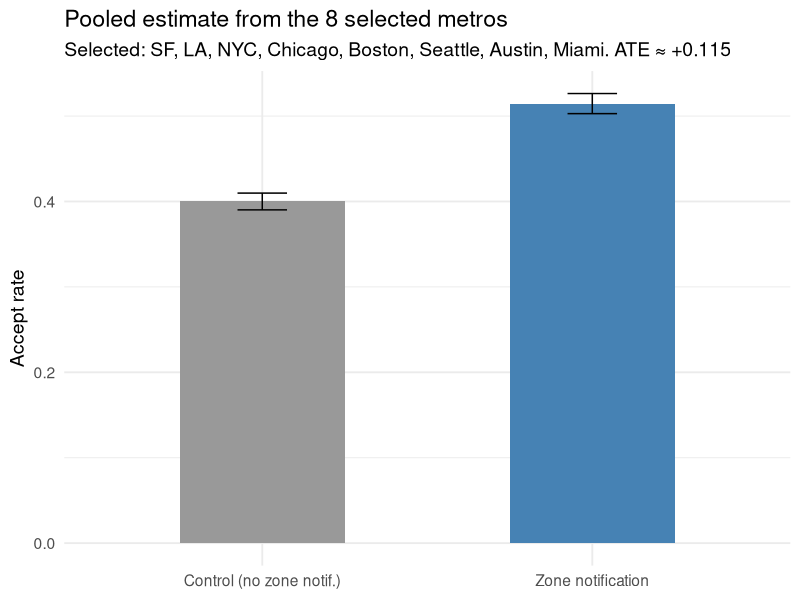
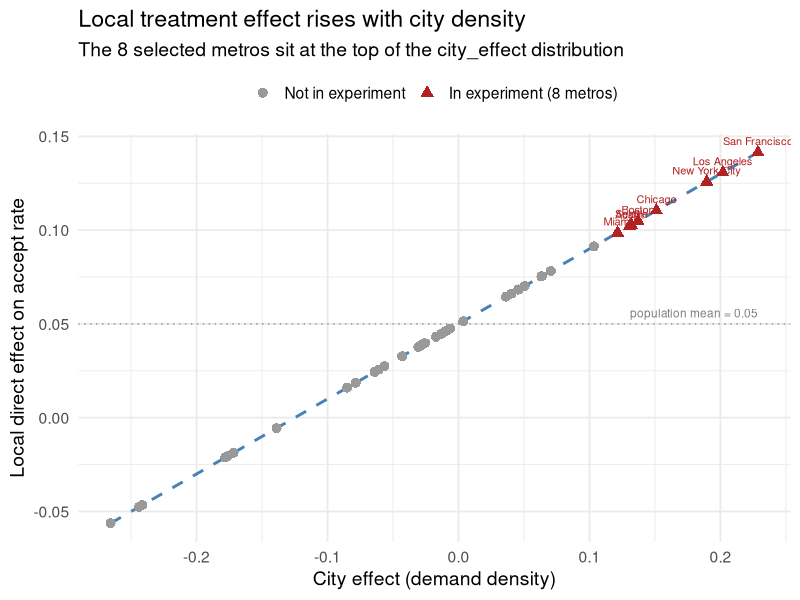
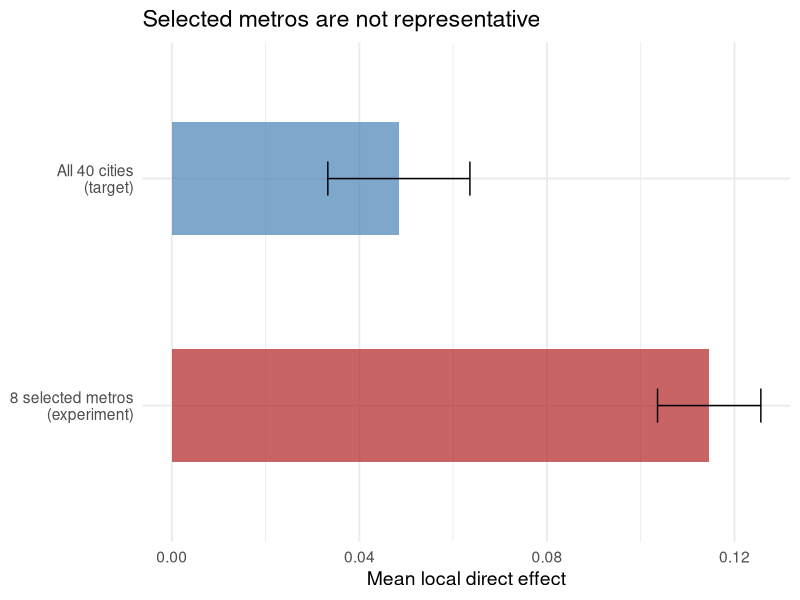
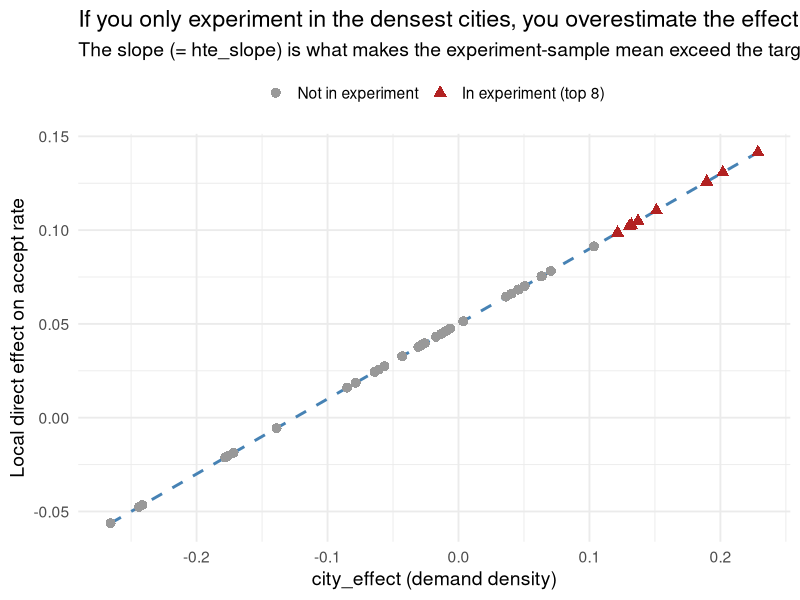
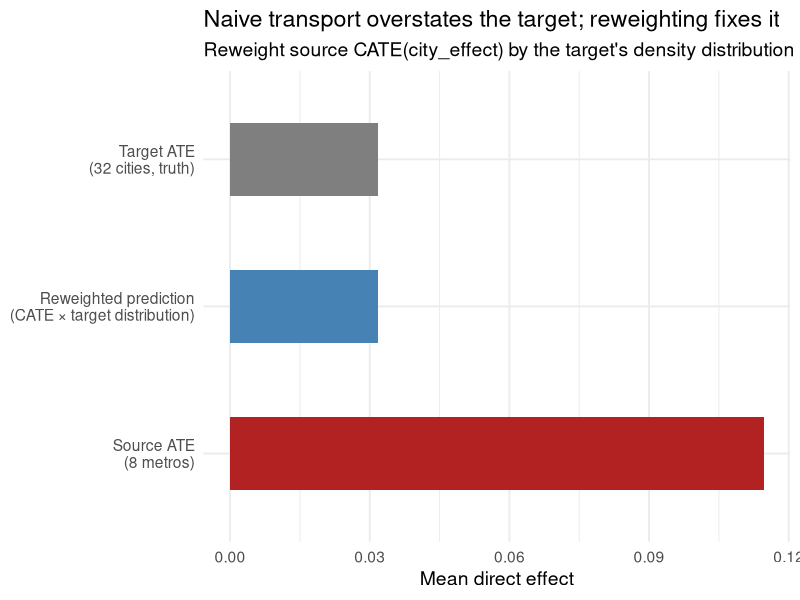
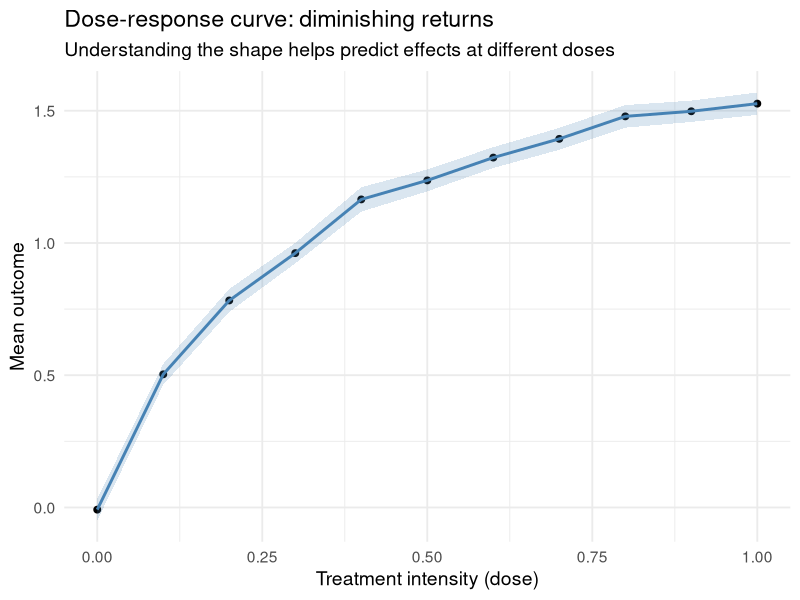
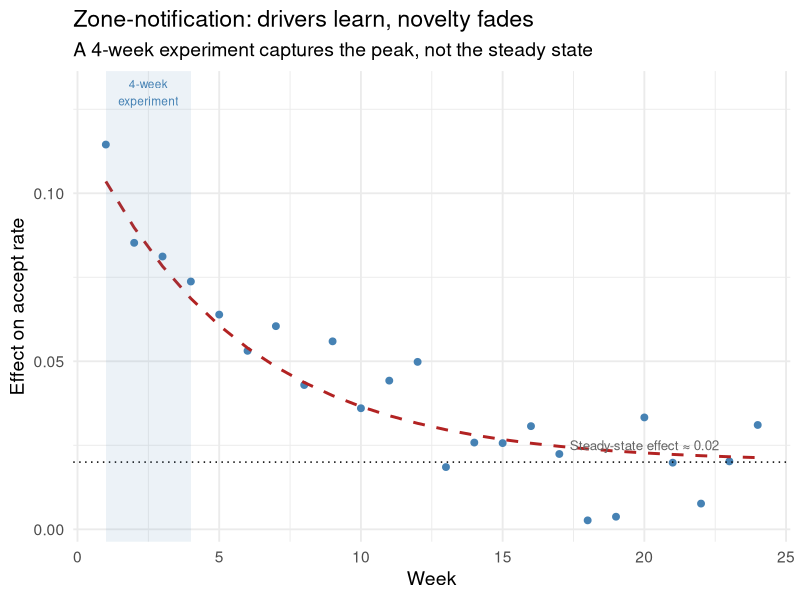
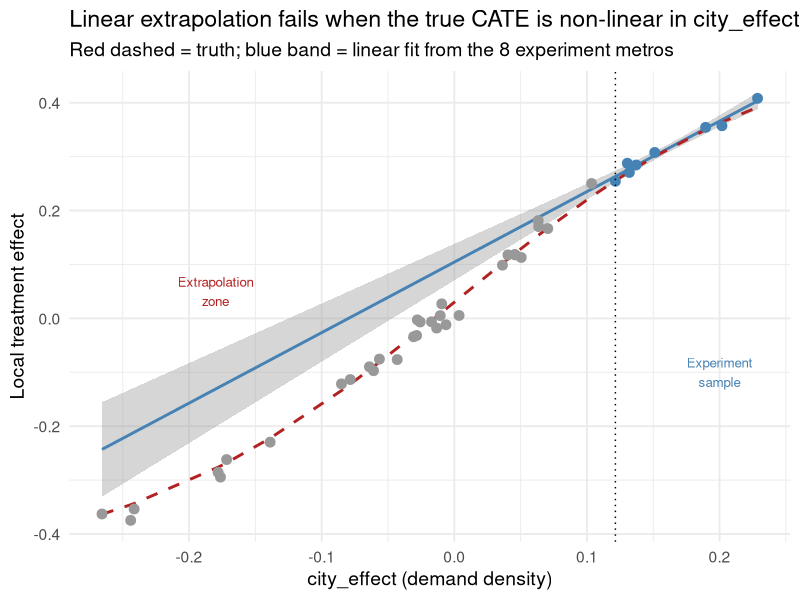

These figures' R source, in order:
## ---- chunk 1
knitr::opts_chunk$set(
  echo = TRUE, fig.align = "center",
  fig.width = 10, fig.height = 4.2, dpi = 150,
  message = FALSE, warning = FALSE
)
library(tidyverse)
theme_set(theme_minimal(base_size = 14))
set.seed(42)
## ---- chunk 2
# Threads the M1-M3 zone-notification example through M7.
# Reuses M3's 40-city / accept-rate framework; adds a city-level effect modifier
# (local_effect = direct_effect + hte_slope * city_effect) so external-validity
# questions are concrete instead of generic.
n_cities <- 40
drivers_per_city <- 200            # smaller than M3 (5,000) for fast sims
n_total <- n_cities * drivers_per_city

selected_metros <- c("San Francisco", "Los Angeles", "New York City",
                     "Chicago", "Boston", "Seattle", "Austin", "Miami")

direct_effect <- 0.05              # average direct effect (M3-consistent)
interference  <- 0.07              # symmetric crowd-out per share treated
hte_slope     <- 0.40              # effect-modifier slope (NEW in M7)

set.seed(42)
cities_df <- tibble(
  city_id     = 1:n_cities,
  city_effect = rnorm(n_cities, mean = 0, sd = 0.10)
) |>
  arrange(desc(city_effect)) |>
  mutate(rank         = row_number(),
         city_name    = if_else(rank <= 8, selected_metros[rank],
                                paste0("City ", city_id)),
         selected     = rank <= 8,
         local_effect = direct_effect + hte_slope * city_effect)
## ---- chunk 3
selected_summary <- cities_df |> filter(selected) |>
  summarise(ate = mean(local_effect),
            se  = sd(local_effect) / sqrt(n()))

tibble(group = c("Control (no zone notif.)", "Zone notification"),
       p_accept = c(0.40, 0.40 + selected_summary$ate),
       se = c(0.005, 0.006)) |>
  ggplot(aes(group, p_accept, fill = group)) +
  geom_col(width = 0.5, show.legend = FALSE) +
  geom_errorbar(aes(ymin = p_accept - 1.96 * se,
                     ymax = p_accept + 1.96 * se), width = 0.15) +
  scale_fill_manual(values = c("grey60", "steelblue")) +
  labs(title = "Pooled estimate from the 8 selected metros",
       subtitle = paste0("Selected: SF, LA, NYC, Chicago, Boston, Seattle, Austin, Miami. ",
                         "ATE ≈ +", round(selected_summary$ate, 3)),
       x = NULL, y = "Accept rate")
## ---- chunk 4
ggplot(cities_df, aes(city_effect, local_effect,
                       color = selected, shape = selected)) +
  geom_hline(yintercept = direct_effect, linetype = "dotted", color = "grey60") +
  annotate("text", x = max(cities_df$city_effect), y = direct_effect,
           label = "population mean = 0.05", vjust = -0.7, hjust = 1,
           color = "grey50", size = 3) +
  geom_smooth(data = cities_df, aes(group = 1), method = "lm",
              color = "steelblue", se = TRUE, linetype = "dashed") +
  geom_point(size = 3) +
  geom_text(data = filter(cities_df, selected),
            aes(label = city_name), vjust = -0.9, size = 2.8,
            show.legend = FALSE) +
  scale_color_manual(values = c("FALSE" = "grey60", "TRUE" = "firebrick"),
                     labels = c("Not in experiment", "In experiment (8 metros)")) +
  scale_shape_manual(values = c("FALSE" = 16, "TRUE" = 17),
                     labels = c("Not in experiment", "In experiment (8 metros)")) +
  labs(title = "Local treatment effect rises with city density",
       subtitle = "The 8 selected metros sit at the top of the city_effect distribution",
       x = "City effect (demand density)",
       y = "Local direct effect on accept rate",
       color = NULL, shape = NULL) +
  theme(legend.position = "top")
## ---- chunk 5
tibble(
  site = c("8 selected metros\n(experiment)", "All 40 cities\n(target)"),
  mean_effect = c(mean(cities_df$local_effect[cities_df$selected]),
                  mean(cities_df$local_effect)),
  se = c(sd(cities_df$local_effect[cities_df$selected]) / sqrt(8),
         sd(cities_df$local_effect) / sqrt(40))
) |>
  ggplot(aes(site, mean_effect)) +
  geom_col(width = 0.5, fill = c("firebrick", "steelblue"), alpha = 0.7) +
  geom_errorbar(aes(ymin = mean_effect - 1.96 * se,
                     ymax = mean_effect + 1.96 * se), width = 0.15) +
  labs(title = "Selected metros are not representative",
       x = NULL, y = "Mean local direct effect") +
  coord_flip()
## ---- chunk 6
ggplot(cities_df, aes(city_effect, local_effect,
                       color = selected, shape = selected)) +
  geom_smooth(data = cities_df, aes(group = 1), method = "lm",
              color = "steelblue", se = TRUE, linetype = "dashed") +
  geom_point(size = 3) +
  scale_color_manual(values = c("FALSE" = "grey60", "TRUE" = "firebrick"),
                     labels = c("Not in experiment", "In experiment (top 8)")) +
  scale_shape_manual(values = c("FALSE" = 16, "TRUE" = 17),
                     labels = c("Not in experiment", "In experiment (top 8)")) +
  labs(title = "If you only experiment in the densest cities, you overestimate the effect",
       subtitle = "The slope (= hte_slope) is what makes the experiment-sample mean exceed the target mean",
       x = "city_effect (demand density)",
       y = "Local direct effect on accept rate",
       color = NULL, shape = NULL) +
  theme(legend.position = "top")
## ---- chunk 7
# Source = 8 selected metros, Target = remaining 32 cities.
# Naive extrapolation uses the source mean. Transportability reweights:
# integrate the source-fitted CATE(city_effect) over the target's
# city_effect distribution.
fit_cate <- lm(local_effect ~ city_effect, data = filter(cities_df, selected))
cates <- tibble(
  source_mean   = mean(cities_df$local_effect[cities_df$selected]),
  target_mean   = mean(cities_df$local_effect[!cities_df$selected]),
  reweighted    = mean(predict(fit_cate, newdata = filter(cities_df, !selected)))
) |>
  pivot_longer(everything(), names_to = "estimate", values_to = "ate") |>
  mutate(label = recode(estimate,
                         source_mean = "Source ATE\n(8 metros)",
                         target_mean = "Target ATE\n(32 cities, truth)",
                         reweighted  = "Reweighted prediction\n(CATE × target distribution)"),
         label = factor(label, levels = c("Source ATE\n(8 metros)",
                                          "Reweighted prediction\n(CATE × target distribution)",
                                          "Target ATE\n(32 cities, truth)")))

ggplot(cates, aes(label, ate, fill = label)) +
  geom_col(width = 0.5, show.legend = FALSE) +
  scale_fill_manual(values = c("firebrick", "steelblue", "grey50")) +
  labs(title = "Naive transport overstates the target; reweighting fixes it",
       subtitle = "Reweight source CATE(city_effect) by the target's density distribution",
       x = NULL, y = "Mean direct effect") +
  coord_flip()
## ---- chunk 8
set.seed(42)
dose_data <- tibble(
  dose = rep(seq(0, 1, by = 0.1), each = 200),
  y = 2 * dose / (0.3 + dose) + rnorm(11 * 200, sd = 0.3)
)

dose_data |>
  group_by(dose) |>
  summarise(mean_y = mean(y), se = sd(y)/sqrt(n())) |>
  ggplot(aes(dose, mean_y)) +
  geom_point(size = 2) +
  geom_line(color = "steelblue", linewidth = 1) +
  geom_ribbon(aes(ymin = mean_y - 1.96*se, ymax = mean_y + 1.96*se),
              alpha = 0.2, fill = "steelblue") +
  labs(title = "Dose-response curve: diminishing returns",
       subtitle = "Understanding the shape helps predict effects at different doses",
       x = "Treatment intensity (dose)", y = "Mean outcome")
## ---- chunk 9
set.seed(42)
weeks <- 1:24
# Drivers gradually learn the high-demand zones — the *direct* effect of the
# notification decays toward a small steady-state premium as the routing info
# becomes common knowledge.
peak_effect    <- 0.12
steady_effect  <- 0.02
true_weekly_effect <- steady_effect + (peak_effect - steady_effect) * exp(-0.18 * weeks)
observed_effect <- true_weekly_effect + rnorm(24, sd = 0.008)

tibble(week = weeks, effect = observed_effect, true = true_weekly_effect) |>
  ggplot(aes(week, effect)) +
  geom_point(color = "steelblue", size = 2) +
  geom_line(aes(y = true), color = "firebrick", linewidth = 1,
            linetype = "dashed") +
  geom_hline(yintercept = steady_effect, linetype = "dotted") +
  annotate("text", x = 20, y = steady_effect + 0.005,
           label = "Steady-state effect ≈ 0.02",
           color = "grey40", size = 3.4) +
  annotate("rect", xmin = 1, xmax = 4, ymin = -Inf, ymax = Inf,
           alpha = 0.1, fill = "steelblue") +
  annotate("text", x = 2.5, y = 0.13, label = "4-week\nexperiment",
           color = "steelblue", size = 3) +
  labs(title = "Zone-notification: drivers learn, novelty fades",
       subtitle = "A 4-week experiment captures the peak, not the steady state",
       x = "Week", y = "Effect on accept rate")
## ---- chunk 10
sample_8 <- filter(cities_df, selected)
fit <- lm(local_effect ~ city_effect, data = sample_8)
predict(fit, data.frame(city_effect = -0.05))   # moderator   → ≈ 0.03
mean(sample_8$local_effect)                      # naive 8-city → ≈ 0.11
## ---- chunk 11
# Same 40-city framework, but the TRUE local effect is non-linear in
# city_effect (saturates at high density, dips below zero at very low density —
# e.g., crowding *hurts* in already-thin markets).
set.seed(42)
nl_sites <- cities_df |>
  mutate(true_cate_nl = 0.05 + 0.5 * tanh(4 * city_effect) - 0.02,
         est = true_cate_nl + rnorm(n(), sd = 0.012))

ggplot(nl_sites, aes(city_effect, est, color = selected)) +
  geom_smooth(data = filter(nl_sites, selected), method = "lm",
              se = TRUE, color = "steelblue", fullrange = TRUE) +
  geom_line(aes(y = true_cate_nl, group = 1), color = "firebrick",
            linewidth = 1, linetype = "dashed") +
  geom_point(size = 3) +
  geom_vline(xintercept = min(nl_sites$city_effect[nl_sites$selected]),
             linetype = "dotted") +
  annotate("text", x = -0.18, y = 0.05,
           label = "Extrapolation\nzone", color = "firebrick", size = 3.4) +
  annotate("text", x = 0.20, y = -0.10,
           label = "Experiment\nsample", color = "steelblue", size = 3.4) +
  scale_color_manual(values = c("FALSE" = "grey60", "TRUE" = "steelblue"),
                     guide = "none") +
  labs(title = "Linear extrapolation fails when the true CATE is non-linear in city_effect",
       subtitle = "Red dashed = truth; blue band = linear fit from the 8 experiment metros",
       x = "city_effect (demand density)",
       y = "Local treatment effect")
